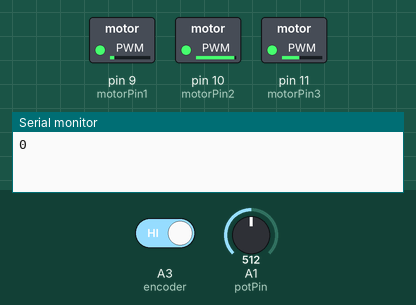
Bench run of a sketch on a simulated Arduino Uno, built with avr-gcc and run on an emulated ATmega328P. On the bench: switched loads named in the sketch (green lamp = pin HIGH), the last lines printed to the serial monitor. The inputs (shaded band) are chosen by the test bench; at power-on: A1 (potPin) = 512, A3 (encoder) HIGH.

Above: at 1.2 s.
1.3 s: A1 (potPin) set to 306
At 4.2 s:
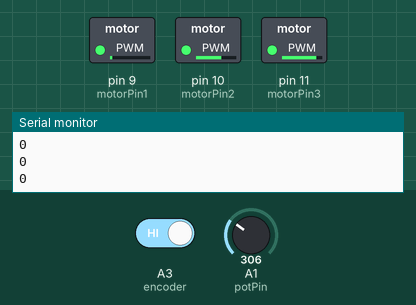
4.6 s: A1 (potPin) set to 122
At 7.3 s:
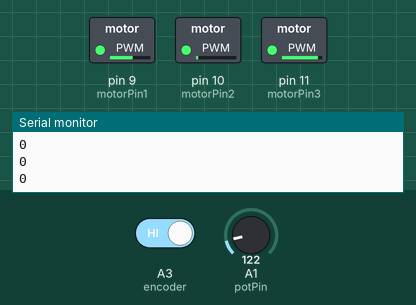
7.7 s: A1 (potPin) set to 900
At 10.5 s:
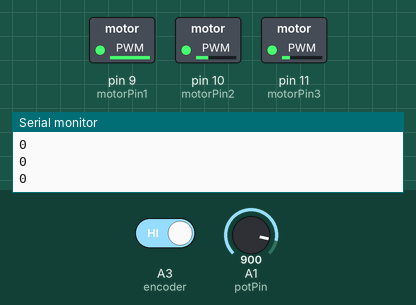
10.8 s: A1 (potPin) set to 511
At 13.8 s:
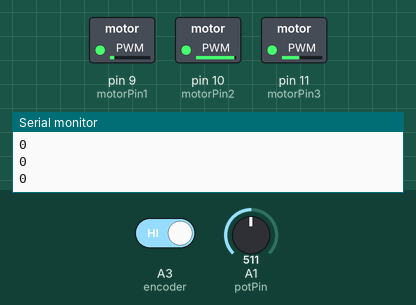
14.1 s: A1 (potPin) set to 0
At 16.8 s:
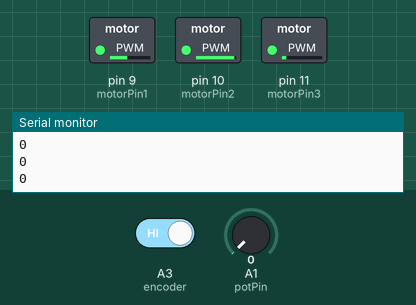
Timing chart, 0 to 18.2 s (numbered marks = the images above; inputs shaded):
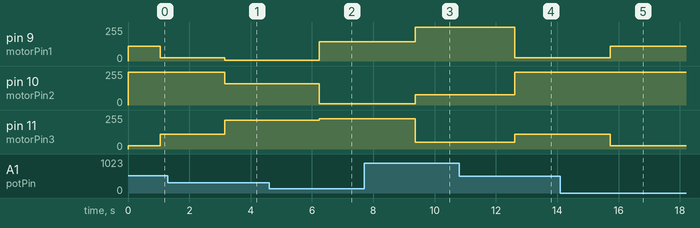

The sketch:

nolib_closedloop.ino
```cpp
//Program to run a brushless motor in open loop mode
//By Juan Pablo Angulo
//Ask me questions: https://www.patreon.com/randomaccessprojects
//A simple DIY circuit to run it can be found in my Patreon: https://www.patreon.com/randomaccessprojects
//Thanks for your support!

const int potPin = A1;  // INPUT pot control for speed or position

//use ports 9, 10, 11
const int motorPin1 =9;
const int motorPin2 =10;
const int motorPin3 =11;
const int encoder = A3;

// Variables
int pwmSin[] = {127,110,94,78,64,50,37,26,17,10,4,1,0,1,4,10,17,26,37,50,64,78,94,110,127,144,160,176,191,204,217,228,237,244,250,253,255,253,250,244,237,228,217,204,191,176,160,144,127}; // array of PWM duty values for 8-bit timer - sine function
int currentStepA=0; //initial pointer at 0   degrees for coil A
int currentStepB=16;//initial pointer at 120 degrees for coil B
int currentStepC=32;//initial pointer at 240 degrees for coil C
int pos;

//SETUP
void setup() {
  Serial.begin(9600);
//next commands will change the PWM frequency, so the annoying sound generated can be moved above human ear capability.
  TCCR0B = TCCR0B & 0b11111000 | 0x03 ;// changing this will also affect millis() and delay(), better to leave it default (0x03).
  TCCR1B = TCCR1B & 0b11111000 | 0x01; // set PWM frequency @ 31250 Hz for Pins 9 and 10, (0x03 is default value, gives 490 Hz).
  TCCR2B = TCCR2B & 0b11111000 | 0x01; // set PWM frequency @ 31250 Hz for Pins 11 and 3, (0x03 is default value, gives 490 Hz).

  ICR1 = 255 ; // 8 bit resolution for PWM

  pinMode(potPin, INPUT);
  pinMode(motorPin1, OUTPUT);
  pinMode(motorPin2, OUTPUT);
  pinMode(motorPin3, OUTPUT);
}

void loop() {
  move();
}

void move()
{
  currentStepA = currentStepA + 1;  //Add 1 to make the motor move step by step.
  currentStepB = currentStepA + 16; //add 120 deg of phase to whatever position StepA is.
  currentStepC = currentStepA + 32; //add 240 deg of phase to whatever position StepA is.

  currentStepA = currentStepA%48; //I used remainder operation or modulo to "wrap" the values between 0 and 47
  currentStepB = currentStepB%48;
  currentStepC = currentStepC%48;

  analogWrite(motorPin1, pwmSin[currentStepA]*1); //multipliying by 0.5 to reduce output torque to half as its being supplied with 12V and can get pretty warm. make this 1 if supply is 5V or if you know what you are doing ;)
  analogWrite(motorPin2, pwmSin[currentStepC]*1);
  analogWrite(motorPin3, pwmSin[currentStepB]*1);

  //const int encoder = A3;
  //pos = pulseIn(encoder,HIGH); // to read the AS5048 Position Sensor
  //Serial.println(pos);

  //Following send data to PLX-DAQ macro for Excel
  /*Serial.print("DATA,");
  Serial.print(pwmSin[currentStepA]);
  Serial.print(",");
  Serial.print(pwmSin[currentStepB]);
  Serial.print(",");
  Serial.println(pwmSin[currentStepC]);
  */

  //Read pot value
  int sensorValue = analogRead(potPin);

// Select ONLY ONE of the following lines for constant speed, speed control or position control:

  //This will give you constant speed, remember if you changed TCCR0B to 0x01, then delay(64000) = ~1 second
  delay(5);

  //This will give you open loop speed control with the potentiometer
  delay(sensorValue/10);

  //This will give you open loop position control with the potentiometer
  currentStepA = sensorValue/5; //divide by a number to affect the ratio of pot position : motor position

 ////////////


//Serial.println(currentStepA);
  pos=pulseIn(encoder,HIGH);
  Serial.println(pos);
}
```

Measured:
- after the input at 1.3 s, pin 9 (motorPin1): 26/255 → 4/255 after 1.8 s; pin 10 (motorPin2): 244/255 → 160/255 after 1.8 s; pin 11 (motorPin3): 110/255 → 217/255 after 1.8 s
- after the input at 4.6 s, pin 9 (motorPin1): 4/255 → 144/255 after 1.6 s; pin 10 (motorPin2): 160/255 → 10/255 after 1.6 s; pin 11 (motorPin3): 217/255 → 228/255 after 1.6 s
- after the input at 7.7 s, pin 9 (motorPin1): 144/255 → 253/255 after 1.7 s; pin 10 (motorPin2): 10/255 → 78/255 after 1.7 s; pin 11 (motorPin3): 228/255 → 50/255 after 1.7 s
- after the input at 10.8 s, pin 9 (motorPin1): 253/255 → 26/255 after 1.8 s; pin 10 (motorPin2): 78/255 → 244/255 after 1.8 s; pin 11 (motorPin3): 50/255 → 110/255 after 1.8 s
- after the input at 14.1 s, pin 9 (motorPin1): 26/255 → 110/255 after 1.6 s; pin 11 (motorPin3): 110/255 → 26/255 after 1.6 s
